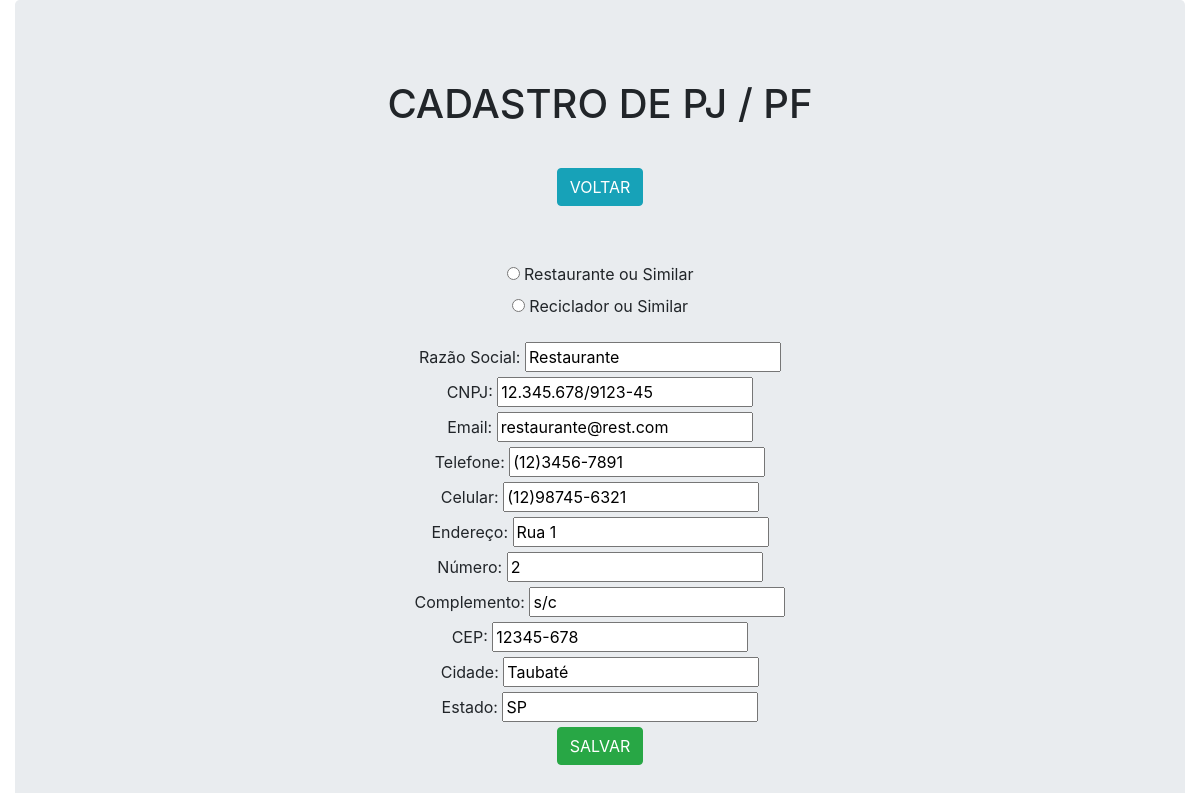
Page /edit/1/ on the committed database.
### pji3g54app/models.py (models this page shows)
class Cadastro(models.Model):
    inputEmpresa = models.CharField(max_length=255, null=True, blank=True)
    inputCNPJ = models.CharField(max_length=18, null=True, blank=True)
    inputNome = models.CharField(max_length=255, null=True, blank=True)
    inputCPF = models.CharField(max_length=14, null=True, blank=True)
    inputEmail = models.EmailField(max_length=100, null=True, blank=True)
    inputTel = models.CharField(max_length=13, null=True, blank=True)
    inputCel = models.CharField(max_length=14, null=True, blank=True)
    inputAddress = models.CharField(max_length=255, null=True, blank=True)
    inputNumber = models.PositiveIntegerField(null=True, blank=True)
    inputAddress2 = models.CharField(max_length=100, null=True, blank=True)
    inputCEP = models.CharField(max_length=9, null=True, blank=True)
    inputCity = models.CharField(max_length=50, null=True, blank=True)
    inputEstado = models.CharField(max_length=20, null=True, blank=True)
    inputTipo = models.BooleanField(null=None, blank=None)
    inputPF = models.BooleanField(null=None, blank=None, default=False)
    def __str__(self):
        return f'{self.inputPF}'

### pji3g54app/views.py (the view)
# urls.py: path('edit/<int:pk>/', edit, name='edit'),
def edit(request, pk):
    data = {}
    data['db'] = Cadastro.objects.get(pk=pk)
    form = data['db']
    if (str(form)) == 'True':
        data['formpf'] = CadastroForm(instance=data['db'])
        return render(request, 'formPF.html', data)
    else:
        data['form'] = CadastroForm(instance=data['db'])
        return render(request, 'form.html', data)

### pji3g54app/forms.py
class CadastroForm(ModelForm):
    class Meta:
        model = Cadastro
        fields = ['inputEmpresa', 'inputCNPJ', 'inputNome',  'inputCPF', 'inputEmail', 'inputTel', 'inputCel', 'inputAddress', 'inputNumber', 'inputAddress2', 'inputCEP', 'inputCity', 'inputEstado', 'inputTipo', 'inputPF']

### pji3g54app/templates/form.html (shortened to what this page needs)
<!DOCTYPE html>
<html lang="pt-br">
<head>
    <link rel="stylesheet" href="https://stackpath.bootstrapcdn.com/bootstrap/4.1.3/css/bootstrap.min.css">
</head>
<body>
<div class="container-fluid col-12">
  <div class="jumbotron">
    <div class="col-8 m-auto pt-3 pb-3 text-center">
        <h1>CADASTRO DE PJ / PF</h1>
    </div>
    <div class="col-8 m-auto pt-3 pb-3 text-center">
        <a href="/" class="btn btn-info">VOLTAR</a>
    </div>
    <div class="col-12 m-auto pt-3 pb-3 text-center">
        <div id="result">
        <form class="form" id="form" action="{% if db %}/update/{{db.id}}/{% else %}/create/{% endif %}" method="post">
            <div class="form-group mt-4">
                <input type="radio" id="restaurante" name="inputTipo" value="True">
                <label for="restaurante">Restaurante ou Similar</label><br>
                <input type="radio" id="cooperativa" name="inputTipo" value="False">
                <label for="cooperativa">Reciclador ou Similar</label>
            </div>
            <div class="form-group text-center">
            <div><label>Razão Social: </label> {{form.inputEmpresa}}</div>
            <div><label> CNPJ: </label> {{form.inputCNPJ}}</div>
            <div><label> Email: </label> {{form.inputEmail}}</div>
            <div><label>Telefone:</label> {{form.inputTel}}</div>
            <div><label>Celular:</label> {{form.inputCel}}</div>
            <div><label>Endereço:</label> {{form.inputAddress}}</div>
            <div><label>Número:</label> {{form.inputNumber}}</div>
            <div><label>Complemento:</label> {{form.inputAddress2}}</div>
            <div><label>CEP:</label> {{form.inputCEP}}</div>
            <div><label>Cidade:</label> {{form.inputCity}}</div>
            <div><label>Estado:</label> {{form.inputEstado}}</div>
            <input type="submit" class="btn btn-success" , value="SALVAR">
            </div>
        </form>
        </div>
    </div>
    {% load static %}
  </div>
</div>
</body>
</html>

### rows in the picture
Cadastro: inputEmpresa "Restaurante", inputCNPJ "12.345.678/9123-45", inputEmail "restaurante@rest.com", inputTel "(12)3456-7891", inputCel "(12)98745-6321", inputAddress "Rua 1", inputNumber "2", inputAddress2 "s/c", inputCEP "12345-678", inputCity "Taubaté", inputEstado "SP"
